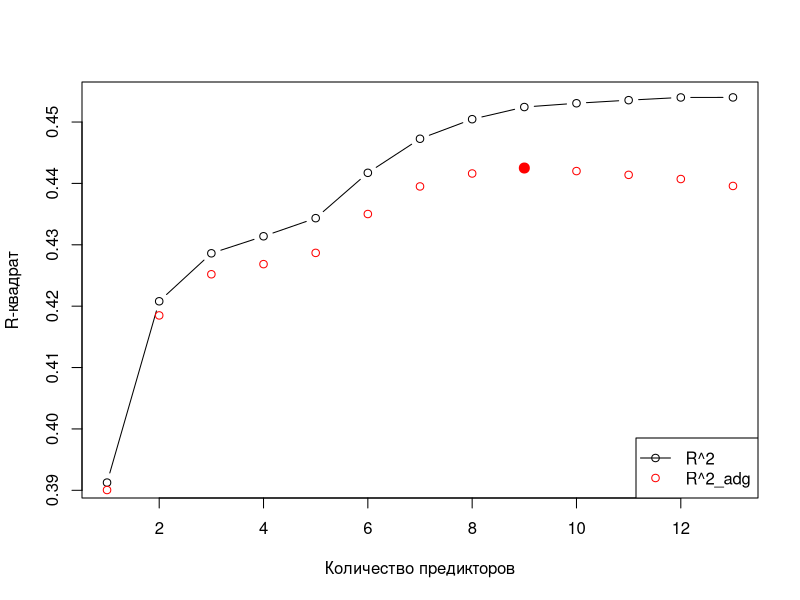
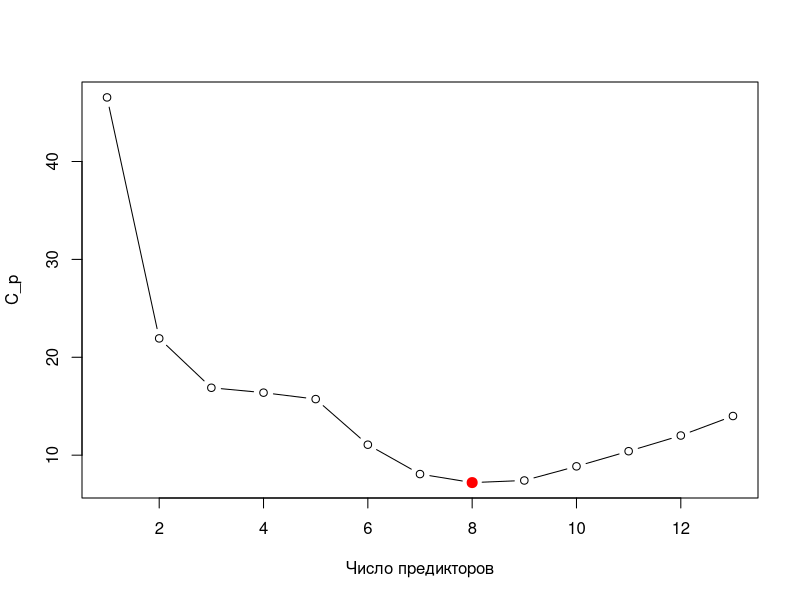
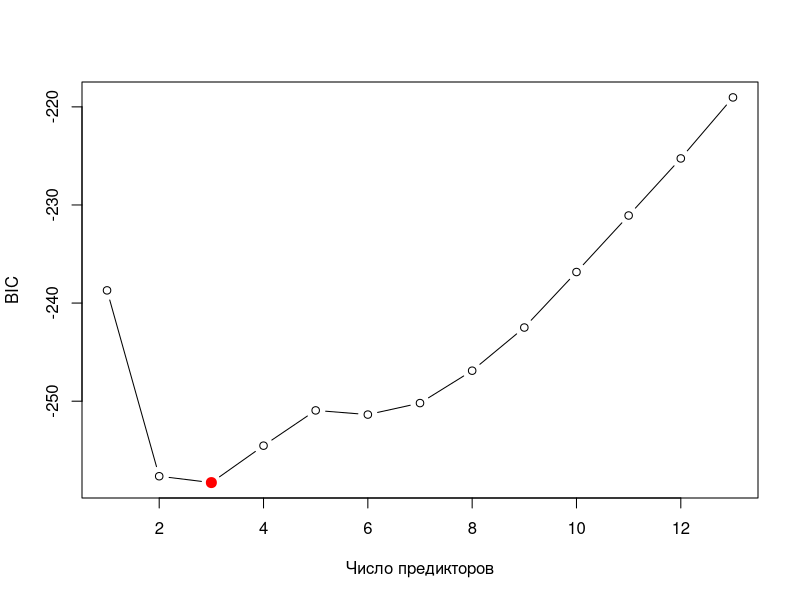
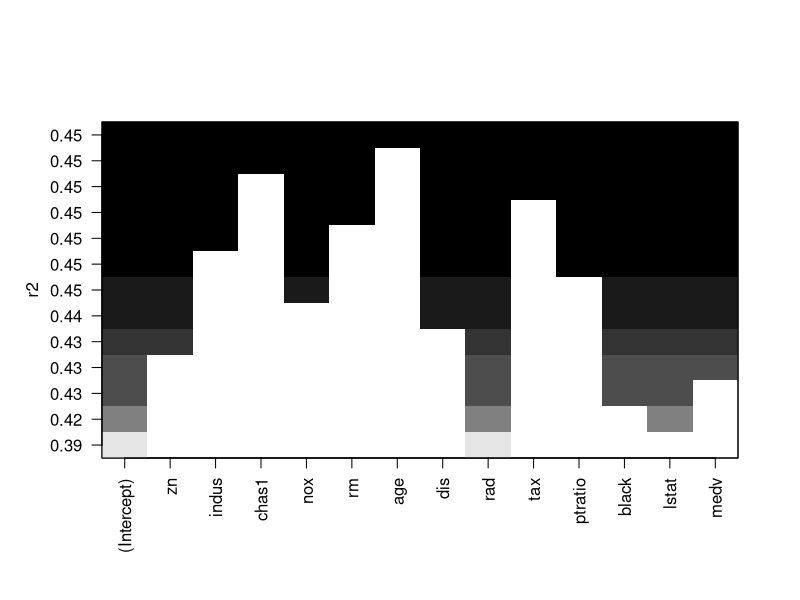
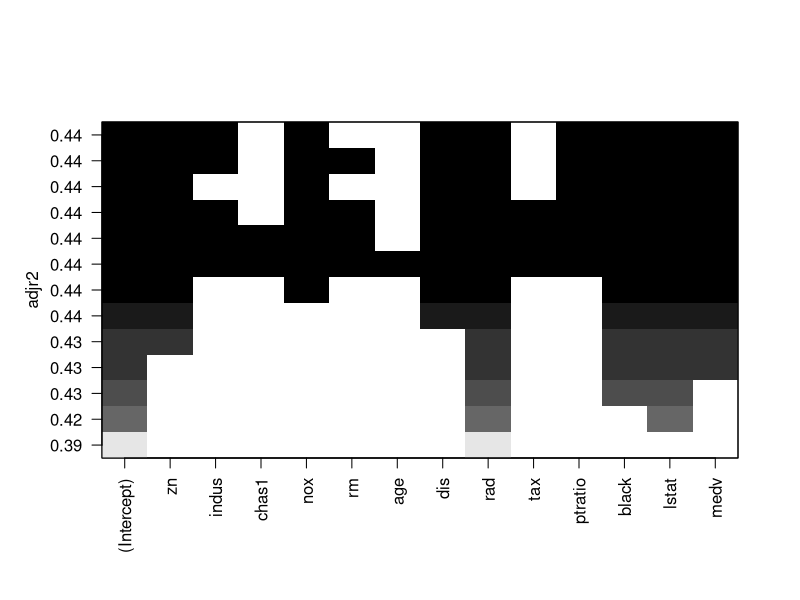
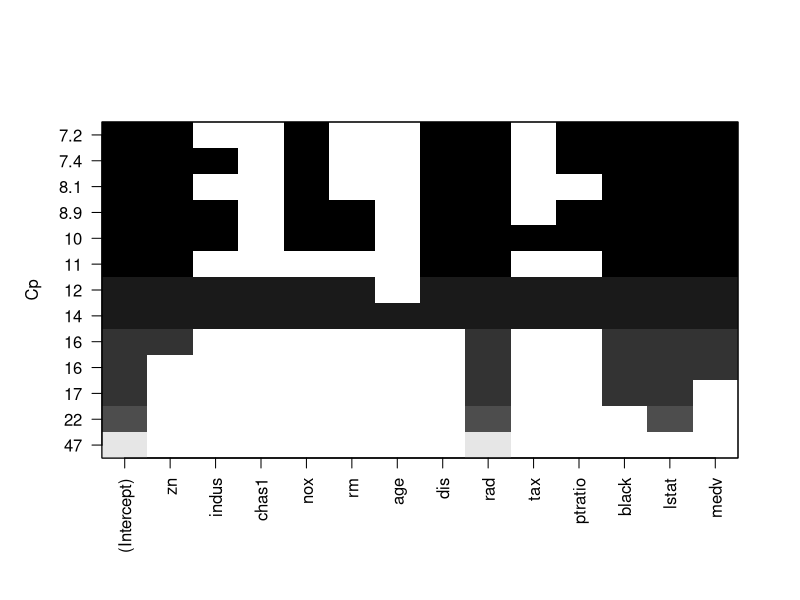
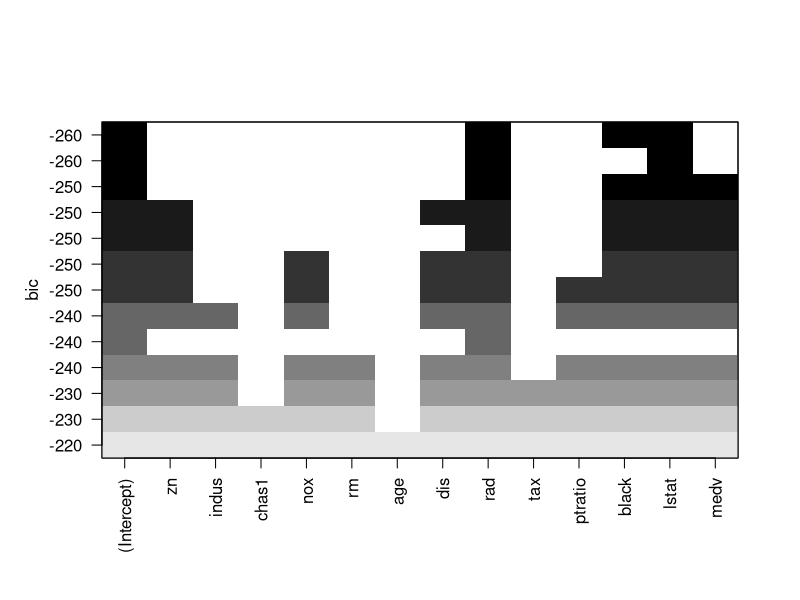

R code for these plots, in order: (Note: this script raises an error after producing the figures.)
## ---- chunk 1

library('MASS')              # набор данных Boston
library('leaps')             # функция regsubset() -- отбор оптимального 
                             #  подмножества переменных
library('glmnet')            # функция glmnet() -- лассо
library('pls')               # регрессия на главные компоненты -- pcr()
library('knitr')
                             #  и частный МНК -- plsr()
knitr::opts_chunk$set(echo = TRUE)

## ---- chunk 2
my.seed <- 2
#?Boston
Boston$chas <- as.factor(Boston$chas)
## ---- chunk 3
names(Boston)
## ---- chunk 4
dim(Boston)
str(Boston)
## ---- chunk 5
# считаем пропуски
sum(is.na(Boston$crim))
## ---- chunk 6
regfit.fwd <- regsubsets(crim ~ ., data = Boston,
                         nvmax = 13, method = 'forward')
reg.summary <-summary(regfit.fwd)
reg.summary
## ---- chunk 7
names(reg.summary)
## ---- chunk 8
# R^2 и скорректированный R^2
round(reg.summary$rsq, 3)
## ---- chunk 9
# На графике
plot(1:13, reg.summary$rsq, type = 'b',
     xlab = 'Количество предикторов', ylab = 'R-квадрат')
# Сюда же добавим скорректированный R-квадрат
points(1:13, reg.summary$adjr2, col = 'red')
# Модель с максимальным скорректированным R-квадратом
which.max(reg.summary$adjr2)

points(which.max(reg.summary$adjr2),
       reg.summary$adjr2[which.max(reg.summary$adjr2)],
       col = 'red', cex = 2, pch = 20)
legend('bottomright', legend = c('R^2', 'R^2_adg'),
       col = c('black', 'red'), lty = c(1, NA),
       pch = c(1, 1))
## ---- chunk 10
reg.summary$cp
# Число предикторов у оптимального значения критерия
which.min(reg.summary$cp)

# График
plot(reg.summary$cp, xlab = 'Число предикторов',
     ylab = 'C_p', type = 'b')
points(which.min(reg.summary$cp),
       reg.summary$cp[which.min(reg.summary$cp)],
       col = 'red', cex = 2, pch = 20)
## ---- chunk 11
# BIC
reg.summary$bic
# Число предикторов у оптимального значения критерия
which.min(reg.summary$bic)

### 3

# График
plot(reg.summary$bic, xlab = 'Число предикторов',
     ylab = 'BIC', type = 'b')
points(which.min(reg.summary$bic),
       reg.summary$bic[which.min(reg.summary$bic)],
       col = 'red', cex = 2, pch = 20)
## ---- chunk 12
# Метод plot для визуализации результатов
plot(regfit.fwd, scale = 'r2')
plot(regfit.fwd, scale = 'adjr2')
plot(regfit.fwd, scale = 'Cp')
plot(regfit.fwd, scale = 'bic')

# Коэффициенты модели с наименьшим BIC
round(coef(regfit.fwd, 3), 3)
## ---- chunk 13
# функция для прогноза для функции regsubset()
predict.regsubsets <- function(object, newdata, id, ...){
    form <- as.formula(object$call[[2]])
    mat <- model.matrix(form, newdata)
    coefi <- coef(object, id = id)
    xvars <- names(coefi)
    mat[, xvars] %*% coefi
}




# отбираем 10 блоков наблюдений
k <- 10
set.seed(my.seed)
folds <- sample(1:k, nrow(Boston), replace = T)

# заготовка под матрицу с ошибками
cv.errors <- matrix(NA, k, 13, dimnames = list(NULL, paste(1:13)))

# заполняем матрицу в цикле по блокам данных
for (j in 1:k){
    best.fit <- regsubsets(crim ~ ., data = Boston[folds != j, ],
                           nvmax = 13)
    # теперь цикл по количеству объясняющих переменных
    for (i in 1:13){
        # модельные значения Salary
        pred <- predict(best.fit,Boston[folds == j, ], id = i)
        # вписываем ошибку в матрицу
        cv.errors[j, i] <- mean((Boston$crim[folds == j] - pred)^2)
    }
}

# усредняем матрицу по каждому столбцу (т.е. по блокам наблюдений), 
#  чтобы получить оценку MSE для каждой модели с фиксированным 
#  количеством объясняющих переменных
mean.cv.errors <- apply(cv.errors, 2, mean)
round(mean.cv.errors, 0)

## ---- chunk 14
# на графике
plot(mean.cv.errors, type = 'b')
points(which.min(mean.cv.errors), mean.cv.errors[which.min(mean.cv.errors)],
       col = 'red', pch = 20, cex = 2)
## ---- chunk 15
reg.best <- regsubsets(crim ~ ., data = Boston, nvmax = 2)
round(coef(reg.best,2), 3)
## ---- chunk 16
# из-за синтаксиса glmnet() формируем явно матрицу объясняющих...
x <- model.matrix(crim ~ ., Boston)[, -1]

# и вектор значений зависимой переменной
y <- Boston$crim
## ---- chunk 17
set.seed(my.seed)
train <- sample(c(T, F), nrow(Boston), rep = T)
test <- !train
y.test <- y[test]

pls.fit <- plsr(crim ~ ., data = Boston, subset = train, scale = T,
                validation = 'CV')
summary(pls.fit)
## ---- chunk 18
set.seed(my.seed)

pcr.fit <- pcr(crim ~ ., data = Boston, subset = train, scale = T,
               validation = 'CV')
validationplot(pcr.fit, val.type = 'MSEP')
## ---- chunk 19
set.seed(my.seed)
#x <- model.matrix(Accept ~ ., College)[, -1]
train <- sample(1:nrow(x), nrow(x)/2)
test <- -train
#y <- College$Accept
y.test <- y[test]
pls.pred <- predict(pls.fit, x[test, ], ncomp = 2)
round(mean((pls.pred - y.test)^2), 0)
## ---- chunk 20
# Подгоняем модель на всей выборке для М = 10
# (Оптимально по методу перекрёстной проверки)
pls.fit <- pcr(y ~ x, scale = T, ncomp = 13)
summary(pls.fit)
## ---- chunk 21
# MSE на тестовой выборке с 10 объясняющими переменными (отбор путём пошагового исключения)
opt.test <- predict(best.fit, Boston[test, ], id = 13)
opt.mse.test <- round(mean((opt.test - y.test)^2), 0)

# MSE на тестовой выборке (регрессия на главные компоненты)
regres.test <- predict(pls.fit, x[test, ], ncomp = 13)
regres.mse.test <- round(mean((pls.pred - y.test)^2), 0)

MSE.test <- rbind(opt.mse.test, regres.mse.test)
row.names(MSE.test) <- c('MSE (отбор путём пошагового включения)', 'MSE (частный метод наименьших квадратов)')
kable(MSE.test)
